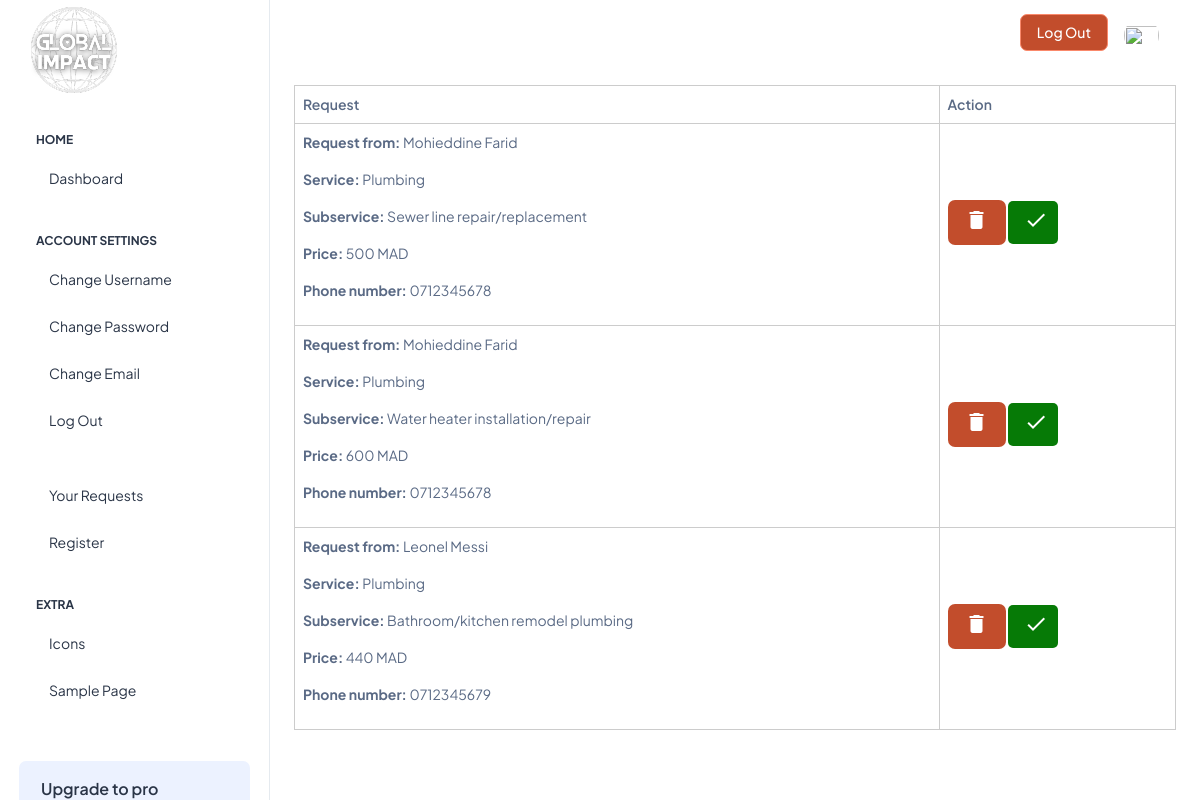
/views/devisAction.php (signed in), run on an earlier commit of the app's database.
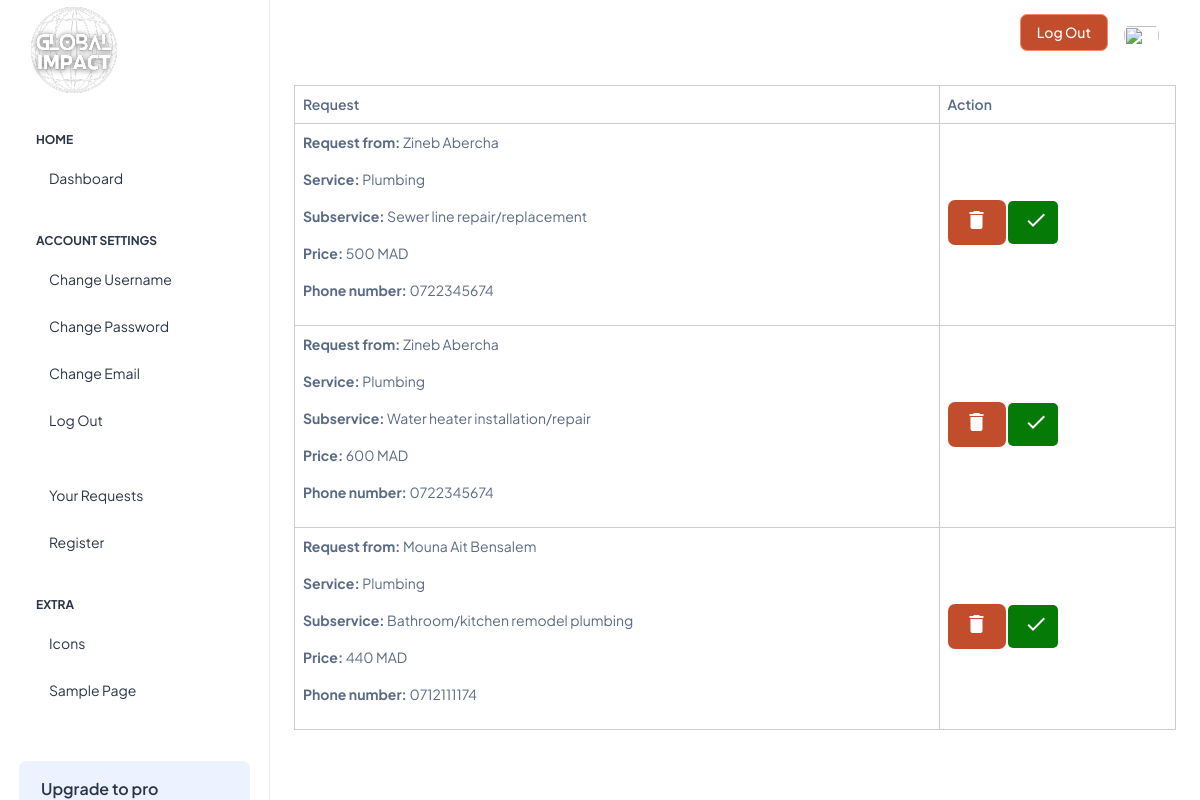
And on a later commit of the database.
### tables this page shows
CREATE TABLE IF NOT EXISTS requests (
  request_id INT AUTO_INCREMENT,
  user_id INT,
  subservice_id INT,
  artisan_id INT,
  date_requested TIMESTAMP NOT NULL DEFAULT CURRENT_TIMESTAMP,
  status VARCHAR(10) NOT NULL DEFAULT 'pending',
  PRIMARY KEY (request_id),
  FOREIGN KEY (user_id) REFERENCES users(user_id),
  FOREIGN KEY (artisan_id) REFERENCES artisans(artisan_id),
  FOREIGN KEY (subservice_id) REFERENCES subservices(subservice_id)
);

CREATE TABLE IF NOT EXISTS users (
  user_id INT NOT NULL AUTO_INCREMENT,
  username VARCHAR(28) NOT NULL UNIQUE,
  full_name VARCHAR(28) NOT NULL,
  email VARCHAR(75) NOT NULL UNIQUE,
  password VARCHAR(255) NOT NULL,
  phone_number VARCHAR(25) NOT NULL UNIQUE,
  role ENUM ('user', 'artisan') NOT NULL DEFAULT 'user',
  PRIMARY KEY (user_id)
);

CREATE TABLE IF NOT EXISTS services (
  service_id INT AUTO_INCREMENT,
  service_name VARCHAR(255) NOT NULL,
  service_description TEXT NOT NULL,
  PRIMARY KEY (service_id)
);

CREATE TABLE IF NOT EXISTS subservices (
  subservice_id INT AUTO_INCREMENT,
  subservice_name VARCHAR(255),
  subservice_description VARCHAR(255),
  service_id INT,
  PRIMARY KEY (subservice_id),
  FOREIGN KEY (service_id) REFERENCES services(service_id)
);

CREATE TABLE IF NOT EXISTS artisan_services (
  artisan_id INT,
  subservice_id INT,
  price FLOAT,
  PRIMARY KEY (artisan_id, subservice_id),
  FOREIGN KEY (artisan_id) REFERENCES artisans(artisan_id),
  FOREIGN KEY (subservice_id) REFERENCES subservices(subservice_id)
);

### views/devisAction.php (the view, shortened to what this page needs)
<!doctype html>
<html lang="en">
<head>
    <link rel="stylesheet" href="https://cdn.jsdelivr.net/npm/bootstrap@4.0.0/dist/css/bootstrap.min.css"
>
    <link rel="stylesheet" href="../styles/dashboard.css" />
    <link rel="stylesheet" href="../styles/cards.css" />
    <link rel="stylesheet" href="../styles/modal.css" />
</head>
<body>
    <div class="page-wrapper" id="main-wrapper" data-layout="vertical" data-navbarbg="skin6" data-sidebartype="full"
        data-sidebar-position="fixed" data-header-position="fixed">
        <?php include '../includes/dashboard_header.php'; ?>
        <div class="container-fluid">
            <div class="vertical-container">
                <?php
                $ConnectingDB = $GLOBALS['pdo'];
                $artisan = $_SESSION['user_id'];
                $pd = "SELECT * FROM requests NATURAL JOIN users WHERE artisan_id='$artisan' AND status='pending'";
                $stmt = $ConnectingDB->prepare($pd);
                $stmt->execute();
                if ($stmt->rowCount() != 0) {
                    echo "<table class='artisan-table'><tr><th>Request</th><th>Action</th></tr>";
                    while ($pending_request = $stmt->fetch(PDO::FETCH_ASSOC)) {
                        $subservice = $ConnectingDB->query("SELECT * FROM subservices NATURAL JOIN services WHERE subservice_id=" . $pending_request['subservice_id']);
                        $subservice_info = $subservice->fetch(PDO::FETCH_ASSOC);
                        $costQuery = $ConnectingDB->query("SELECT price FROM artisan_services WHERE subservice_id=" . $pending_request['subservice_id'] . " AND artisan_id=" . $artisan);
                        $cost = $costQuery->fetch(PDO::FETCH_ASSOC);
                        ?>
                        <tr>
                            <td>
                                <?php echo "<p><b>Request from: </b>" . $pending_request['full_name'] . '</p>
                            <p><b>Service: </b>' . $subservice_info['service_name'] . '</p>
                            <p><b>Subservice: </b>' . $subservice_info['subservice_name'] . '</p>
                            <p><b>Price: </b>' . $cost['price'] . ' MAD</p><p><b>Phone number: </b>' . $pending_request['phone_number'] . '</p>'; ?>
                            </td>
                            <td>
                                <form method="post">
                                    <div style="display:inline;">
                                        <button type="submit" class="decline_btn btn" name="decline_request">
                                            <i class="delete-icon material-icons">delete</i>
                                        </button>
                                        <button type="submit" class="accept_btn btn" name="accept_request">
                                            <i class="delete-icon material-icons">check</i>
                                        </button>
                                    </div>
                                </form>
                            </td>
                        </tr>
                    </div>
                <?php }
                } else {
                    echo "<p>You don't have any requests.</p>";
                } ?>
        </div>
    <?php include '../includes/footer.php'; ?>

### includes/dashboard_header.php (shortened to what this page needs)
<aside class="left-sidebar">
      <div>
        <div class="brand-logo d-flex align-items-center justify-content-between">
          <a href="./index.html" class="text-nowrap logo-img">
            <img src="assets/global.png" width="" alt="" />
          </a>
        </div>
        <nav class="sidebar-nav scroll-sidebar" data-simplebar="" style="font-size: 2em;">
          <ul id="sidebarnav">
            <li class="nav-small-cap">
              <span class="hide-menu">Home</span>
            </li>
            <li class="sidebar-item">
              <a class="sidebar-link" href="./index.html" aria-expanded="false">
                <span class="hide-menu">Dashboard</span>
              </a>
            </li>
            <li class="nav-small-cap">
              <span class="hide-menu">ACCOUNT SETTINGS</span>
            </li>
            <li class="sidebar-item">
              <a class="sidebar-link" href="./ui-alerts.html" aria-expanded="false">
                <span class="hide-menu">Change Username</span>
              </a>
            </li>
            <li class="sidebar-item">
              <a class="sidebar-link" href="./ui-card.html" aria-expanded="false">
                <span class="hide-menu">Change Password</span>
              </a>
            </li>
            <li class="sidebar-item">
              <a class="sidebar-link" href="./ui-forms.html" aria-expanded="false">
                <span class="hide-menu">Change Email</span>
              </a>
            </li>
            <li class="sidebar-item">
              <a class="sidebar-link" href="./ui-buttons.html" aria-expanded="false">
                <span class="hide-menu">Log Out</span>
              </a>
            </li>
            <li class="nav-small-cap">
            </li>
            <li class="sidebar-item">
              <a class="sidebar-link" href="./authentication-login.html" aria-expanded="false">
                <span class="hide-menu">Your Requests</span>
              </a>
            </li>
            <li class="sidebar-item">
              <a class="sidebar-link" href="./authentication-register.html" aria-expanded="false">
                <span class="hide-menu">Register</span>
              </a>
            </li>
            <li class="nav-small-cap">
              <span class="hide-menu">EXTRA</span>
            </li>
            <li class="sidebar-item">
              <a class="sidebar-link" href="./icon-tabler.html" aria-expanded="false">
                <span class="hide-menu">Icons</span>
              </a>
            </li>
            <li class="sidebar-item">
              <a class="sidebar-link" href="./sample-page.html" aria-expanded="false">
                <span class="hide-menu">Sample Page</span>
              </a>
            </li>
          </ul>
          <div class="unlimited-access hide-menu bg-light-primary position-relative mb-7 mt-5 rounded">
            <div class="d-flex">
              <div class="unlimited-access-title me-3">
                <h6 class="fw-semibold fs-4 mb-6 text-dark w-85">Upgrade to pro</h6>
              </div>
            </div>
          </div>
        </nav>
      </div>
    </aside>
    <div class="body-wrapper">
      <header class="app-header">
        <nav class="navbar navbar-expand-lg navbar-light">
          <div id="navbarNav" class="navbar-collapse justify-content-end px-0 bg-slate-800">
            <ul class="navbar-nav flex-row ms-auto align-items-center justify-content-end">
              <a href="../utils/logout.php" target="_blank"
                class="btn btn-danger">Log Out</a>
              <li class="nav-item dropdown">
                <a class="nav-link nav-icon-hover" href="javascript:void(0)" id="drop2" data-bs-toggle="dropdown"
                  aria-expanded="false">
                  <img src="../assets/images/profile/user-1.jpg" alt="" width="35" height="35" class="rounded-circle">
                </a>
              </li>
            </ul>
          </div>
        </nav>
      </header>

### includes/footer.php
</body>
</html>

### styles/cards.css (style rules this page uses)
.artisan-table { width: 100%; border-collapse: collapse; margin-bottom: 20px; }
.artisan-table td, .artisan-table th { border: 1px solid #ccc; padding: 8px; }
.vertical-container { display: flex; flex-direction: column; height: 100%; }
.btn { background-color: #c24d2c; color: white; margin-bottom: 5px; }
.accept_btn { width: 50px; background-color: rgb(6, 122, 6); border: none; cursor: pointer; display: inline; border-radius: 5px; }

What changed in the data, as far as the page shows it:
changed requests "Sewer line repair/replacement": user.full_name "Mohieddine Farid" → "Zineb Abercha"; user.phone_number "0712345678" → "0722345674"
changed requests "Water heater installation/repair": user.full_name "Mohieddine Farid" → "Zineb Abercha"; user.phone_number "0712345678" → "0722345674"
changed requests "Bathroom/kitchen remodel plumbing": user.full_name "Leonel Messi" → "Mouna Ait Bensalem"; user.phone_number "0712345679" → "0712111174"
